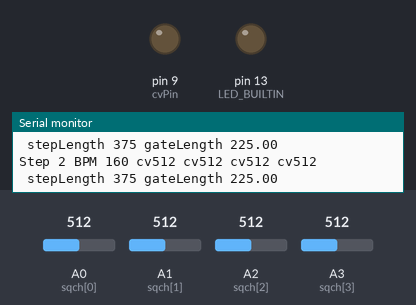
A sketch run on a simulated Arduino Uno, built with avr-gcc and run on an emulated ATmega328P. Shown: output pins drawn as LEDs (lit = HIGH), the last lines printed to the serial monitor. The inputs (shaded band) are chosen by the test bench; at power-on: A1 (sqch[1]) = 512, A2 (sqch[2]) = 512, A3 (sqch[3]) = 512, A0 (sqch[0]) = 512.

Above: at 0.95 s.
1.3 s: A1 (sqch[1]) set to 716
At 1.99 s:
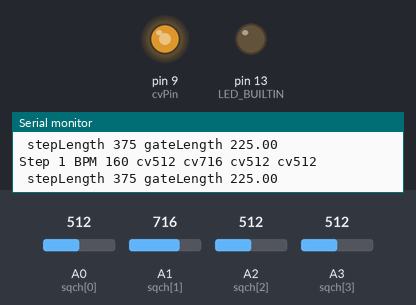
4.3 s: A2 (sqch[2]) set to 992
At 5.38 s:
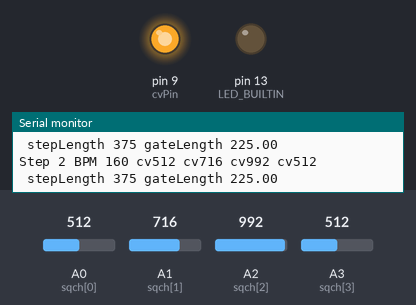
7.3 s: A3 (sqch[3]) set to 30
10.3 s: A3 (sqch[3]) set to 716
13.3 s: A2 (sqch[2]) set to 716
16.3 s: A1 (sqch[1]) set to 306
At 17.02 s:
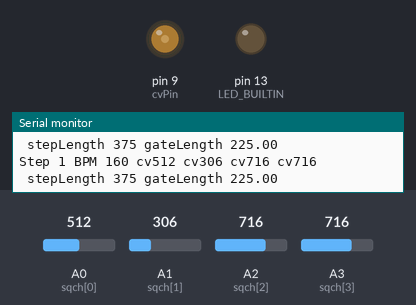
Timing chart, 0 to 20.3 s (numbered marks = the images above; inputs shaded):
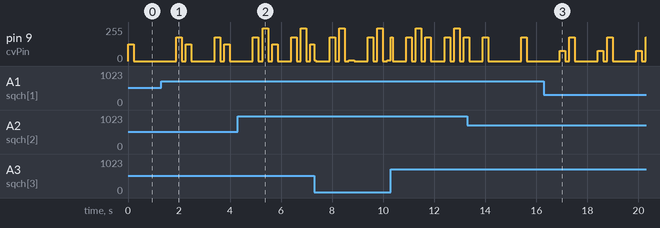

Measured:
- by itself, pin 9 (cvPin): repeats every 1.5 s: 0/255 0.16 s, 178/255 0.21 s, 0/255 0.91 s, 76/255 0.22 s

The sketch:

sequencer.ino
```cpp
/*
  CV Step Sequencer
*/

const int STEPS = 4;
const int blnk = 10;

// current step
int stp = 0;
// bpm
int bpm = 20;
// sequencer input channels
int sqch[STEPS] = {A0, A1, A2, A3};
// input cv values
int icv [STEPS] = {0, 0, 0, 0};
// output pin
int cvPin = 9;
// play state
bool playing;
// gate length %
float gate = 100.0;
// last cv out
int cvLast = 0;

unsigned long previousMs = 0;

// the setup routine runs once when you press reset:
void setup() {
  // initialize serial communication at 9600 bits per second:
  Serial.begin(9600);
  readAllAnalog();
  bpm = map(icv[0], 0, 1023, 20, 300);
  gate = map(icv[1], 0, 1023, 20, 100);
  pinMode(LED_BUILTIN, OUTPUT);
  playing = true;
}

// the loop routine runs over and over again forever:
void loop() {
  readAllAnalog();
  unsigned long currentMs = millis();
  unsigned long stepLength = 60000 / bpm;
  float gateLength = stepLength * (gate / 100.0);

  if ( currentMs - previousMs >= blnk)
  {
    digitalWrite(LED_BUILTIN, LOW);
  }
  if (playing)
  {
    if ( currentMs - previousMs >= gateLength)
    {
      analogWrite(cvPin, LOW);
    }
    else
    {
      int cvOut = map(icv[stp], 0, 1023, 0, 255);
      if ( cvOut != cvLast) {
        analogWrite(9, cvOut);
        cvLast = cvOut;
      }
    }
  }
  if ( currentMs - previousMs >= stepLength)
  {
    previousMs = currentMs;
    if (stp == STEPS)
      stp = 0;
    stp++;
    printState();
    Serial.print(" stepLength " + String(stepLength));
    Serial.println(" gateLength " + String(gateLength));
    digitalWrite(LED_BUILTIN, HIGH);
  }
  delay(1);    // delay in between reads for stability
}

void printState()
{
  Serial.print("Step " + String(stp));
  Serial.print(" BPM " + String(bpm));
  for (int i = 0; i < STEPS; i++)
  {
    Serial.print(" cv" + String(icv[i]));
  }
  Serial.print("\n");
}

void readAllAnalog()
{
  for (int i = 0; i < STEPS; i++)
  {
    icv[i] = analogRead(sqch[i]);
  }
}
```
